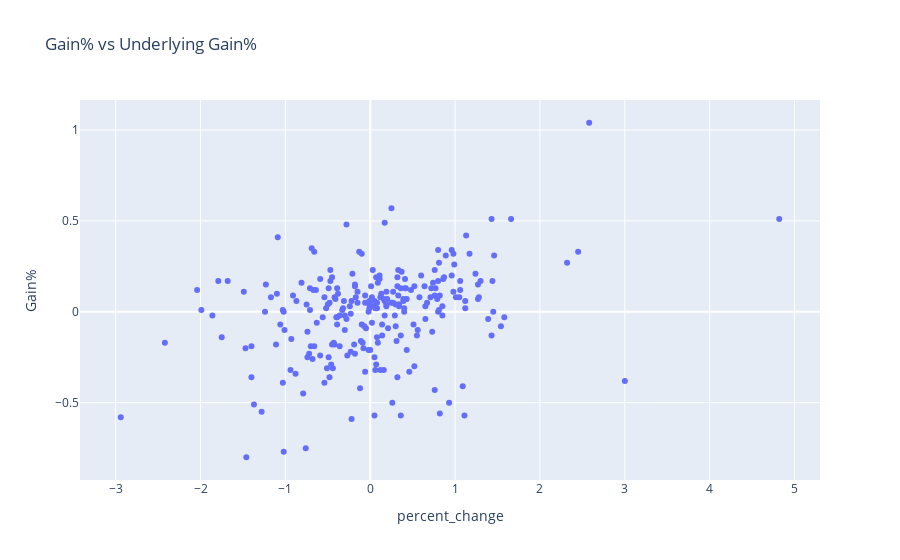

Notebook cell for this chart:
### Code cell
# chart a scatter of the sum of the gain% for each day against 

import plotly.express as px
import plotly.graph_objects as go

underlying = daily_summary(ticker)
print(underlying.columns)
print(trades.columns)

combined = pd.merge(trades, underlying, on=["Date"])

#print(combined.columns)
#combined.head()

fig = px.scatter(combined, x="percent_change", y="Gain%", title="Gain% vs Underlying Gain%")
fig.show()

### Figure 1 — Plotly figure (JSON) as saved in the notebook; plotly's stock layout.template omitted (floating-point values rounded to 4 significant figures; data arrays with more than 128 entries replaced by an {"elided": "..."} marker saying what was removed)
{"data": [{"hovertemplate": "percent_change=%{x}<br>Gain%=%{y}<extra></extra>", "legendgroup": "", "marker": {"color": "#636efa", "symbol": "circle"}, "mode": "markers", "name": "", "orientation": "h", "showlegend": false, "type": "scatter", "x": {"elided": "250 float values"}, "xaxis": "x", "y": {"elided": "250 float values"}, "yaxis": "y"}], "layout": {"legend": {"tracegroupgap": 0}, "title": {"text": "Gain% vs Underlying Gain%"}, "xaxis": {"anchor": "y", "domain": [0, 1], "title": {"text": "percent_change"}}, "yaxis": {"anchor": "x", "domain": [0, 1], "title": {"text": "Gain%"}}}}
